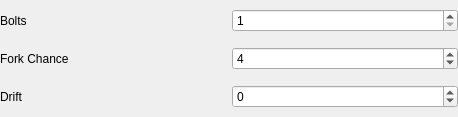
<?xml version="1.0" encoding="UTF-8"?>
<ui version="4.0">
 <class>LightningAnimationControlWidget</class>
 <widget class="QWidget" name="LightningAnimationControlWidget">
  <property name="geometry">
   <rect>
    <x>0</x>
    <y>0</y>
    <width>458</width>
    <height>117</height>
   </rect>
  </property>
  <property name="sizePolicy">
   <sizepolicy hsizetype="Expanding" vsizetype="Expanding">
    <horstretch>0</horstretch>
    <verstretch>0</verstretch>
   </sizepolicy>
  </property>
  <property name="minimumSize">
   <size>
    <width>0</width>
    <height>0</height>
   </size>
  </property>
  <property name="windowTitle">
   <string>Form</string>
  </property>
  <layout class="QGridLayout" name="gridLayout">
   <property name="leftMargin">
    <number>0</number>
   </property>
   <property name="topMargin">
    <number>0</number>
   </property>
   <property name="rightMargin">
    <number>0</number>
   </property>
   <property name="bottomMargin">
    <number>0</number>
   </property>
   <item row="1" column="1">
    <widget class="QSpinBox" name="forkChanceSpinBox">
     <property name="sizePolicy">
      <sizepolicy hsizetype="Minimum" vsizetype="Fixed">
       <horstretch>0</horstretch>
       <verstretch>0</verstretch>
      </sizepolicy>
     </property>
     <property name="toolTip">
      <string>Chance that a bolt will create off-shoots</string>
     </property>
     <property name="maximum">
      <number>255</number>
     </property>
     <property name="value">
      <number>4</number>
     </property>
    </widget>
   </item>
   <item row="0" column="1">
    <widget class="QSpinBox" name="boltCountSpinBox">
     <property name="sizePolicy">
      <sizepolicy hsizetype="Minimum" vsizetype="Fixed">
       <horstretch>0</horstretch>
       <verstretch>0</verstretch>
      </sizepolicy>
     </property>
     <property name="toolTip">
      <string>Number of bolts displayed</string>
     </property>
     <property name="minimum">
      <number>1</number>
     </property>
     <property name="maximum">
      <number>255</number>
     </property>
    </widget>
   </item>
   <item row="0" column="0">
    <widget class="QLabel" name="label_4">
     <property name="text">
      <string>Bolts</string>
     </property>
    </widget>
   </item>
   <item row="2" column="0">
    <widget class="QLabel" name="label_3">
     <property name="text">
      <string>Drift</string>
     </property>
    </widget>
   </item>
   <item row="2" column="1">
    <widget class="QSpinBox" name="driftSpinBox">
     <property name="sizePolicy">
      <sizepolicy hsizetype="Minimum" vsizetype="Fixed">
       <horstretch>0</horstretch>
       <verstretch>0</verstretch>
      </sizepolicy>
     </property>
     <property name="toolTip">
      <string>Rate that a bolt will drift sideways (or down in vertical mode)</string>
     </property>
     <property name="minimum">
      <number>-127</number>
     </property>
     <property name="maximum">
      <number>127</number>
     </property>
     <property name="value">
      <number>0</number>
     </property>
    </widget>
   </item>
   <item row="1" column="0">
    <widget class="QLabel" name="label_2">
     <property name="text">
      <string>Fork Chance</string>
     </property>
    </widget>
   </item>
  </layout>
 </widget>
 <resources/>
 <connections/>
</ui>
